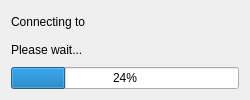
<?xml version="1.0" encoding="UTF-8"?>
<ui version="4.0">
 <class>Connection</class>
 <widget class="QDialog" name="Connection">
  <property name="geometry">
   <rect>
    <x>0</x>
    <y>0</y>
    <width>250</width>
    <height>100</height>
   </rect>
  </property>
  <property name="minimumSize">
   <size>
    <width>250</width>
    <height>100</height>
   </size>
  </property>
  <property name="maximumSize">
   <size>
    <width>250</width>
    <height>100</height>
   </size>
  </property>
  <property name="windowTitle">
   <string>Dialog</string>
  </property>
  <layout class="QVBoxLayout" name="verticalLayout">
   <item>
    <widget class="QLabel" name="label">
     <property name="text">
      <string>Connecting to</string>
     </property>
    </widget>
   </item>
   <item>
    <widget class="QLabel" name="label_2">
     <property name="text">
      <string>Please wait...</string>
     </property>
    </widget>
   </item>
   <item>
    <widget class="QProgressBar" name="progressBar">
     <property name="value">
      <number>24</number>
     </property>
    </widget>
   </item>
  </layout>
 </widget>
 <resources/>
 <connections/>
</ui>
